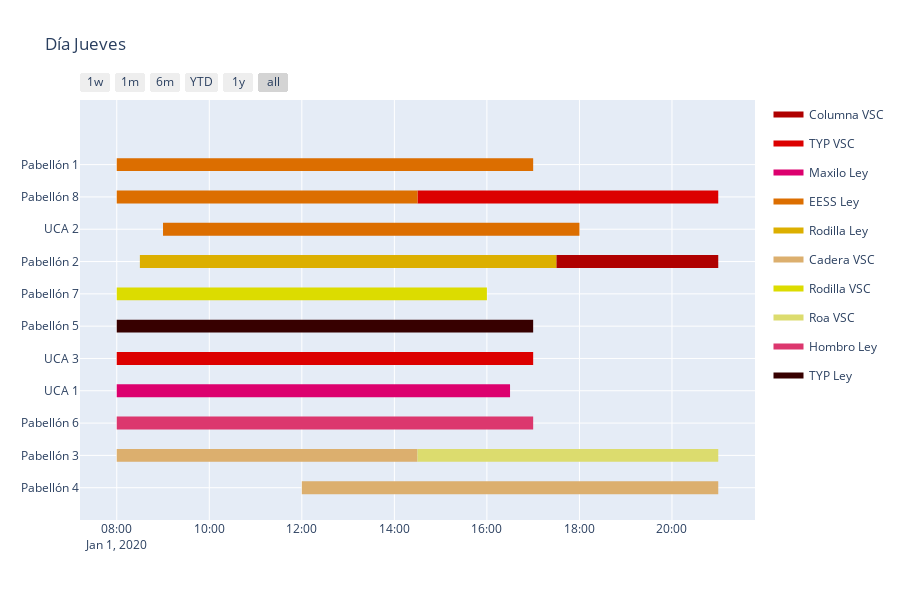

This figure's notebook cell:
### Code cell
fig_3 = ff.create_gantt(df3, colors=colors_3, index_col='Resource', show_colorbar=True, title='Día Jueves',showgrid_x=True, showgrid_y=True,
                      group_tasks=True)
fig_3.show()

### Figure 1 — Plotly figure (JSON) as saved in the notebook; plotly's stock layout.template omitted (floating-point values rounded to 4 significant figures)
{"data": [{"fill": "toself", "fillcolor": "rgb(175, 0, 0)", "hoverinfo": "name", "legendgroup": "rgb(175, 0, 0)", "mode": "none", "name": "Columna VSC", "type": "scatter", "x": ["2020-01-01T17:30:00", "2020-01-01T21:00:00", "2020-01-01T21:00:00", "2020-01-01T17:30:00"], "y": [6.8, 6.8, 7.2, 7.2]}, {"fill": "toself", "fillcolor": "rgb(220, 0, 0)", "hoverinfo": "name", "legendgroup": "rgb(220, 0, 0)", "mode": "none", "name": "TYP VSC", "type": "scatter", "x": ["2020-01-01T14:30:00", "2020-01-01T21:00:00", "2020-01-01T21:00:00", "2020-01-01T14:30:00", "2020-01-01T14:30:00", "2020-01-01T08:00:00", "2020-01-01T17:00:00", "2020-01-01T17:00:00", "2020-01-01T08:00:00"], "y": [8.8, 8.8, 9.2, 9.2, null, 3.8, 3.8, 4.2, 4.2]}, {"fill": "toself", "fillcolor": "rgb(220, 0, 110)", "hoverinfo": "name", "legendgroup": "rgb(220, 0, 110)", "mode": "none", "name": "Maxilo Ley", "type": "scatter", "x": ["2020-01-01T08:00:00", "2020-01-01T16:30:00", "2020-01-01T16:30:00", "2020-01-01T08:00:00"], "y": [2.8, 2.8, 3.2, 3.2]}, {"fill": "toself", "fillcolor": "rgb(220, 110, 0)", "hoverinfo": "name", "legendgroup": "rgb(220, 110, 0)", "mode": "none", "name": "EESS Ley", "type": "scatter", "x": ["2020-01-01T08:00:00", "2020-01-01T17:00:00", "2020-01-01T17:00:00", "2020-01-01T08:00:00", "2020-01-01T08:00:00", "2020-01-01T08:00:00", "2020-01-01T14:30:00", "2020-01-01T14:30:00", "2020-01-01T08:00:00", "2020-01-01T08:00:00", "2020-01-01T09:00:00", "2020-01-01T18:00:00", "2020-01-01T18:00:00", "2020-01-01T09:00:00"], "y": [9.8, 9.8, 10.2, 10.2, null, 8.8, 8.8, 9.2, 9.2, null, 7.8, 7.8, 8.2, 8.2]}, {"fill": "toself", "fillcolor": "rgb(220, 175, 0)", "hoverinfo": "name", "legendgroup": "rgb(220, 175, 0)", "mode": "none", "name": "Rodilla Ley", "type": "scatter", "x": ["2020-01-01T08:30:00", "2020-01-01T17:30:00", "2020-01-01T17:30:00", "2020-01-01T08:30:00"], "y": [6.8, 6.8, 7.2, 7.2]}, {"fill": "toself", "fillcolor": "rgb(220, 175, 110)", "hoverinfo": "name", "legendgroup": "rgb(220, 175, 110)", "mode": "none", "name": "Cadera VSC", "type": "scatter", "x": ["2020-01-01T08:00:00", "2020-01-01T14:30:00", "2020-01-01T14:30:00", "2020-01-01T08:00:00", "2020-01-01T08:00:00", "2020-01-01T12:00:00", "2020-01-01T21:00:00", "2020-01-01T21:00:00", "2020-01-01T12:00:00"], "y": [0.8, 0.8, 1.2, 1.2, null, -0.2, -0.2, 0.2, 0.2]}, {"fill": "toself", "fillcolor": "rgb(220, 220, 0)", "hoverinfo": "name", "legendgroup": "rgb(220, 220, 0)", "mode": "none", "name": "Rodilla VSC", "type": "scatter", "x": ["2020-01-01T08:00:00", "2020-01-01T16:00:00", "2020-01-01T16:00:00", "2020-01-01T08:00:00"], "y": [5.8, 5.8, 6.2, 6.2]}, {"fill": "toself", "fillcolor": "rgb(220, 220, 110)", "hoverinfo": "name", "legendgroup": "rgb(220, 220, 110)", "mode": "none", "name": "Roa VSC", "type": "scatter", "x": ["2020-01-01T14:30:00", "2020-01-01T21:00:00", "2020-01-01T21:00:00", "2020-01-01T14:30:00"], "y": [0.8, 0.8, 1.2, 1.2]}, {"fill": "toself", "fillcolor": "rgb(220, 55, 110)", "hoverinfo": "name", "legendgroup": "rgb(220, 55, 110)", "mode": "none", "name": "Hombro Ley", "type": "scatter", "x": ["2020-01-01T08:00:00", "2020-01-01T17:00:00", "2020-01-01T17:00:00", "2020-01-01T08:00:00"], "y": [1.8, 1.8, 2.2, 2.2]}, {"fill": "toself", "fillcolor": "rgb(55, 0, 0)", "hoverinfo": "name", "legendgroup": "rgb(55, 0, 0)", "mode": "none", "name": "TYP Ley", "type": "scatter", "x": ["2020-01-01T08:00:00", "2020-01-01T17:00:00", "2020-01-01T17:00:00", "2020-01-01T08:00:00"], "y": [4.8, 4.8, 5.2, 5.2]}, {"legendgroup": "rgb(175, 0, 0)", "marker": {"color": "rgb(175, 0, 0)", "opacity": 0, "size": 1}, "mode": "markers", "name": "", "showlegend": false, "text": [null, null], "type": "scatter", "x": ["2020-01-01T17:30:00", "2020-01-01T21:00:00"], "y": [7, 7]}, {"legendgroup": "rgb(220, 0, 0)", "marker": {"color": "rgb(220, 0, 0)", "opacity": 0, "size": 1}, "mode": "markers", "name": "", "showlegend": false, "text": [null, null, null, null], "type": "scatter", "x": ["2020-01-01T14:30:00", "2020-01-01T21:00:00", "2020-01-01T08:00:00", "2020-01-01T17:00:00"], "y": [9, 9, 4, 4]}, {"legendgroup": "rgb(220, 0, 110)", "marker": {"color": "rgb(220, 0, 110)", "opacity": 0, "size": 1}, "mode": "markers", "name": "", "showlegend": false, "text": [null, null], "type": "scatter", "x": ["2020-01-01T08:00:00", "2020-01-01T16:30:00"], "y": [3, 3]}, {"legendgroup": "rgb(220, 110, 0)", "marker": {"color": "rgb(220, 110, 0)", "opacity": 0, "size": 1}, "mode": "markers", "name": "", "showlegend": false, "text": [null, null, null, null, null, null], "type": "scatter", "x": ["2020-01-01T08:00:00", "2020-01-01T17:00:00", "2020-01-01T08:00:00", "2020-01-01T14:30:00", "2020-01-01T09:00:00", "2020-01-01T18:00:00"], "y": [10, 10, 9, 9, 8, 8]}, {"legendgroup": "rgb(220, 175, 0)", "marker": {"color": "rgb(220, 175, 0)", "opacity": 0, "size": 1}, "mode": "markers", "name": "", "showlegend": false, "text": [null, null], "type": "scatter", "x": ["2020-01-01T08:30:00", "2020-01-01T17:30:00"], "y": [7, 7]}, {"legendgroup": "rgb(220, 175, 110)", "marker": {"color": "rgb(220, 175, 110)", "opacity": 0, "size": 1}, "mode": "markers", "name": "", "showlegend": false, "text": [null, null, null, null], "type": "scatter", "x": ["2020-01-01T08:00:00", "2020-01-01T14:30:00", "2020-01-01T12:00:00", "2020-01-01T21:00:00"], "y": [1, 1, 0, 0]}, {"legendgroup": "rgb(220, 220, 0)", "marker": {"color": "rgb(220, 220, 0)", "opacity": 0, "size": 1}, "mode": "markers", "name": "", "showlegend": false, "text": [null, null], "type": "scatter", "x": ["2020-01-01T08:00:00", "2020-01-01T16:00:00"], "y": [6, 6]}, {"legendgroup": "rgb(220, 220, 110)", "marker": {"color": "rgb(220, 220, 110)", "opacity": 0, "size": 1}, "mode": "markers", "name": "", "showlegend": false, "text": [null, null], "type": "scatter", "x": ["2020-01-01T14:30:00", "2020-01-01T21:00:00"], "y": [1, 1]}, {"legendgroup": "rgb(220, 55, 110)", "marker": {"color": "rgb(220, 55, 110)", "opacity": 0, "size": 1}, "mode": "markers", "name": "", "showlegend": false, "text": [null, null], "type": "scatter", "x": ["2020-01-01T08:00:00", "2020-01-01T17:00:00"], "y": [2, 2]}, {"legendgroup": "rgb(55, 0, 0)", "marker": {"color": "rgb(55, 0, 0)", "opacity": 0, "size": 1}, "mode": "markers", "name": "", "showlegend": false, "text": [null, null], "type": "scatter", "x": ["2020-01-01T08:00:00", "2020-01-01T17:00:00"], "y": [5, 5]}], "layout": {"height": 600, "hovermode": "closest", "showlegend": true, "title": {"text": "Día Jueves"}, "xaxis": {"rangeselector": {"buttons": [{"count": 7, "label": "1w", "step": "day", "stepmode": "backward"}, {"count": 1, "label": "1m", "step": "month", "stepmode": "backward"}, {"count": 6, "label": "6m", "step": "month", "stepmode": "backward"}, {"count": 1, "label": "YTD", "step": "year", "stepmode": "todate"}, {"count": 1, "label": "1y", "step": "year", "stepmode": "backward"}, {"step": "all"}]}, "showgrid": true, "type": "date", "zeroline": false}, "yaxis": {"autorange": false, "range": [-1, 12], "showgrid": true, "ticktext": ["Pabellón 4", "Pabellón 3", "Pabellón 6", "UCA 1", "UCA 3", "Pabellón 5", "Pabellón 7", "Pabellón 2", "UCA 2", "Pabellón 8", "Pabellón 1"], "tickvals": [0, 1, 2, 3, 4, 5, 6, 7, 8, 9, 10], "zeroline": false}}}
